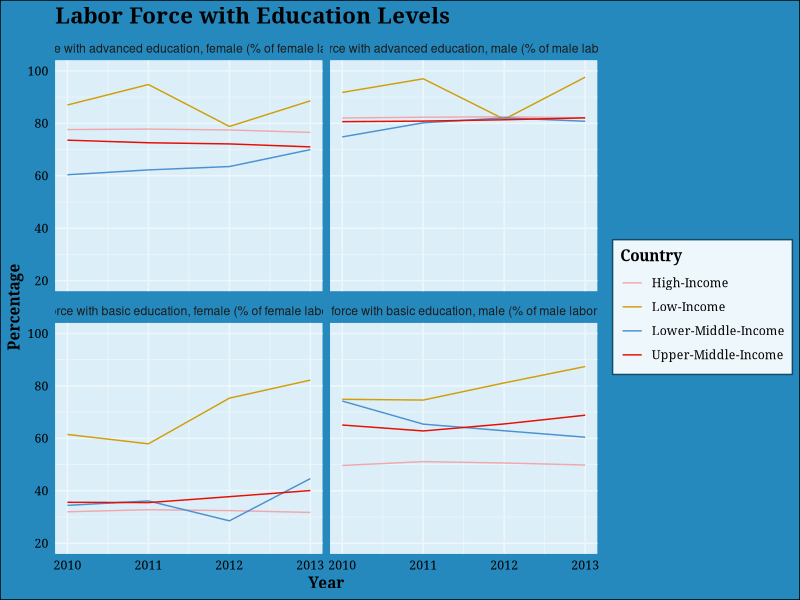

Recreate this plot in R.
## ---- chunk 1
library(ggplot2)
library(dplyr)
library(tidyr)
## ---- chunk 2
read <- read.csv('../../cleaned_data/labor_force_all.csv')
read <- select(read, -Country.Code, -Indicator.Code)
unique_values1 <- unique(read$Indicator.Name)
print(unique_values1)
## ---- chunk 3
# Unpivot the data
read <- pivot_longer(read, cols = -c(1:2), names_to = "Year", values_to = "Value")
read <- na.omit(read)
read$Year <- gsub("X", "", read$Year)
read$Year <- as.numeric(read$Year)
## ---- chunk 4
# Define income groups
low_income <- c(
    "Afghanistan", "Korea, Dem. People's Rep", "South Sudan", "Burkina Faso", "Liberia",
    "Sudan", "Burundi", "Madagascar", "Syrian Arab Republic", "Central African Republic",
    "Malawi", "Togo", "Chad", "Mali", "Uganda", "Congo, Dem. Rep", "Mozambique",
    "Yemen, Rep.", "Eritrea", "Niger", "Ethiopia", "Rwanda", "Gambia, The", "Sierra Leone",
    "Guinea-Bissau", "Somalia"
)

lower_middle_income <- c(
    "Angola", "Jordan", "Philippines", "Algeria", "India", "Samoa", "Bangladesh",
    "Iran, Islamic Rep", "São Tomé and Principe", "Benin", "Kenya", "Senegal", "Bhutan",
    "Kiribati", "Solomon Islands", "Bolivia", "Kyrgyz Republic", "Sri Lanka", "Cabo Verde",
    "Lao PDR", "Tanzania", "Cambodia", "Lebanon", "Tajikistan", "Cameroon", "Lesotho",
    "Timor-Leste", "Comoros", "Mauritania", "Tunisia", "Congo, Rep.", "Micronesia, Fed. Sts.",
    "Ukraine", "Côte d'Ivoire", "Mongolia", "Uzbekistan", "Djibouti", "Morocco", "Vanuatu",
    "Egypt, Arab Rep.", "Myanmar", "Vietnam", "Eswatini", "Nepal", "Zambia", "Ghana",
    "Nicaragua", "Zimbabwe", "Guinea", "Nigeria", "Haiti", "Pakistan", "Honduras",
    "Papua New Guinea"
)

upper_middle_income <- c(
    "Albania", "Fiji", "North Macedonia", "Argentina", "Gabon", "Palau", "Armenia",
    "Georgia", "Paraguay", "Azerbaijan", "Grenada", "Peru", "Belarus", "Guatemala",
    "Russian Federation", "Belize", "Indonesia", "Serbia", "Bosnia and Herzegovina",
    "Iraq", "South Africa", "Botswana", "Jamaica", "St. Lucia", "Brazil", "Kazakhstan",
    "St. Vincent and the Grenadines", "Bulgaria", "Kosovo", "Suriname", "China", "Libya",
    "Thailand", "Colombia", "Malaysia", "Tonga", "Costa Rica", "Maldives", "Türkiye",
    "Cuba", "Marshall Islands", "Turkmenistan", "Dominica", "Mauritius", "Tuvalu",
    "Dominican Republic", "Mexico", "West Bank and Gaza", "El Salvador", "Moldova",
    "Equatorial Guinea", "Montenegro", "Ecuador", "Namibia"
)

high_income <- c(
    "American Samoa", "Germany", "Oman", "Andorra", "Gibraltar", "Panama", "Antigua and Barbuda",
    "Greece", "Poland", "Aruba", "Greenland", "Portugal", "Australia", "Guam", "Puerto Rico",
    "Austria", "Hong Kong SAR, China", "Qatar", "Bahamas, The", "Hungary", "Romania", "Bahrain",
    "Iceland", "San Marino", "Barbados", "Ireland", "Saudi Arabia", "Belgium", "Isle of Man",
    "Seychelles", "Bermuda", "Israel", "Singapore", "British Virgin Islands", "Italy",
    "Sint Maarten (Dutch part)", "Brunei Darussalam", "Japan", "Slovak Republic", "Canada",
    "Korea, Rep.", "Slovenia", "Cayman Islands", "Kuwait", "Spain", "Channel Islands", "Latvia",
    "St. Kitts and Nevis", "Chile", "Liechtenstein", "St. Martin (French part)", "Croatia",
    "Lithuania", "Sweden", "Curaçao", "Luxembourg", "Switzerland", "Cyprus", "Macao SAR, China",
    "Taiwan, China", "Czech Republic", "Malta", "Trinidad and Tobago", "Denmark", "Monaco",
    "Turks and Caicos Islands", "Estonia", "Nauru", "United Arab Emirates", "Faroe Islands",
    "Netherlands", "United Kingdom", "Finland", "New Caledonia", "United States", "France",
    "New Zealand", "Uruguay", "French Polynesia", "Northern Mariana Islands", "Virgin Islands (U.S.)",
    "Guyana", "Norway"
)

# Create income_groups list
income_groups <- list(
    low_income = low_income,
    lower_middle_income = lower_middle_income,
    upper_middle_income = upper_middle_income,
    high_income = high_income
)

## ---- chunk 5
# Assuming you have loaded your dataframe into a variable named df
# And you have already created the income_groups list as provided earlier
# Assuming your dataframe is named "read_df"
# And you have already created the income_groups list as provided earlier

# Function to categorize countries into income groups
categorize_income <- function(country_name) {
  if (country_name %in% income_groups$low_income) {
    return("Low-Income")
  } else if (country_name %in% income_groups$lower_middle_income) {
    return("Lower-Middle-Income")
  } else if (country_name %in% income_groups$upper_middle_income) {
    return("Upper-Middle-Income")
  } else if (country_name %in% income_groups$high_income) {
    return("High-Income")
  } else {
    return(NA) # Handle countries not found in any income group
  }
}

# Apply the function to create a new column with income groupings
read$Income_Group <- sapply(read$Country.Name, categorize_income)


read <- read[!is.na(read$Country.Name), ]

## ---- chunk 6

my_theme <- theme_minimal() +
  theme(
    plot.background = element_rect(fill = "#2589BD"),
    axis.title.x = element_text(family = "Georgia", color="black"),
    axis.ticks = element_blank(),
    axis.text = element_text(family = "Georgia", color="black"),
    plot.subtitle = element_text(family = "Georgia", face = "italic"),
    panel.background = element_rect(fill = "#DCEFF9", color="#DCEFF9"),
    panel.grid.minor = element_line(color="#EEF7FC"),
    panel.grid.major = element_line(color = "#EEF7FC"),
    legend.key = element_rect(fill = "#EEF7FC", color="#EEF7FC"),
    legend.background = element_rect(fill="#EEF7FC", color="#124A68"), 
    legend.text = element_text(family = "Georgia"),
    plot.title = element_text(family = "Georgia", size = 16, face = "bold"),
    axis.title = element_text(family = "Georgia", face = "bold"),
    legend.title = element_text(family = "Georgia", face = "bold"),
    plot.caption = element_text(family = "Georgia", face = "italic"))

## ---- chunk 7
theme_set(my_theme)
## ---- chunk 8


df <- read[((read$Indicator.Name == "Labor force with advanced education, female (% of female labor force)") | (read$Indicator.Name == "Labor force with advanced education, male (% of male labor force)") | (read$Indicator.Name == "Labor force with basic education, female (% of female labor force)") |
(read$Indicator.Name == "Labor force with basic education, male (% of male labor force)")),]
df <- na.omit(df)

# Calculate average percentage by income group
df_avg <- aggregate(Value ~ Income_Group + Year + Indicator.Name, data = df, FUN = mean, na.rm = TRUE)

# Filter for the years 2010 to 2013
df_avg <- df_avg[df_avg$Year >= 2010 & df_avg$Year <= 2013, ]

# Filter for the year 2011 to use for labeling
df_label <- df_avg[df_avg$Year == 2011, ]

tiana_palette <- c('#EFA9AE','#D29E08','#4C91D1','#E70E02','#6B892F',  '#332288')

# Define the plot function
plot_fun <- function(df, df_label, title) {
  ggplot(df, aes(x = Year, y = Value, color = Income_Group)) +
    geom_line() +
    geom_text(data = df_label, aes(label = Income_Group),
              nudge_x = 0.25, nudge_y = 3, check_overlap = TRUE) +
    scale_color_manual(values = tiana_palette, name = "Country") +
    ylim(20, 100) + 
    labs(title = title,
         x = "Year",
         y = "Percentage") +
    theme(legend.position = "none")
}

# Create facet_wrap plot
facet_plot <- ggplot(df_avg, aes(x = Year, y = Value, color = Income_Group)) +
  geom_line() +
  scale_color_manual(values = tiana_palette, name = "Country") +
  ylim(20, 100) +
  labs(title = "Labor Force with Education Levels",
       x = "Year",
       y = "Percentage") +
  facet_wrap(~Indicator.Name)

print(facet_plot)
